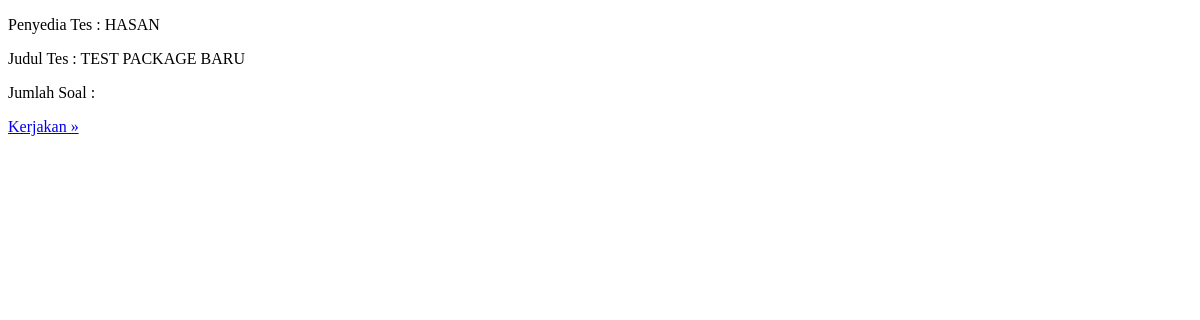
Page /test/test on the earlier database version.
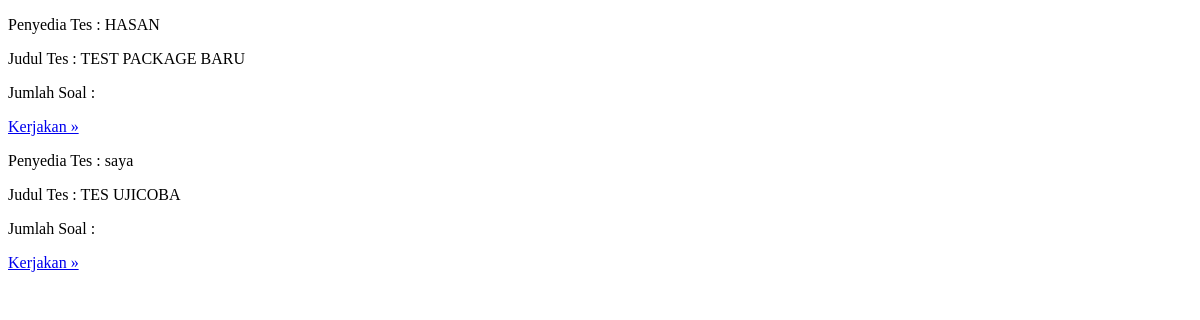
Same page on the later database version.
### Test/models.py (models this page shows, shortened)
class TestPackage(models.Model):
    testID = models.CharField(max_length=16, unique=True,editable=True,blank=True)
    testTitle = models.CharField(max_length=1024)
    testAuthor = models.CharField(max_length=1024)
    testCode = models.CharField(default=None, editable=True, max_length=6)
    testSchedule = models.DateField()
    timeLimit = models.IntegerField(default=0, null=True)
    passwordAdminTest = models.CharField(max_length=16,default=None, null=True)
    passwordTest = models.CharField(max_length=16, default="123456")
    welcomeMessage = models.TextField()
    settings = models.JSONField(blank=True,null=True)

### Test/views.py (the view)
# urls.py: path('test',testViews.showTest),
def showTest(request):
    testPackage = TestPackage.objects.all()
    context = {
        'TestPackage' : testPackage,
    }
    return render(request, 'Test/test.html',context)

### Test/templates/Test/test.html (shortened to what this page needs)
<!DOCTYPE html>
<html lang="en">
<head>
</head>
<body>
    {% for package in TestPackage  %}
        <p>Penyedia Tes : {{ package.testAuthor }}</p>
        <p>Judul Tes : {{ package.testTitle }}</p>
        <p>Jumlah Soal : {{ package.questionCount}}</p>
        <a href="{{package.testID}}"><p>Kerjakan &raquo;</p></a>
    {% endfor %}
</body>
</html>

Differences in the rows shown:
added TestPackage: testAuthor "saya", testTitle "TES UJICOBA"
